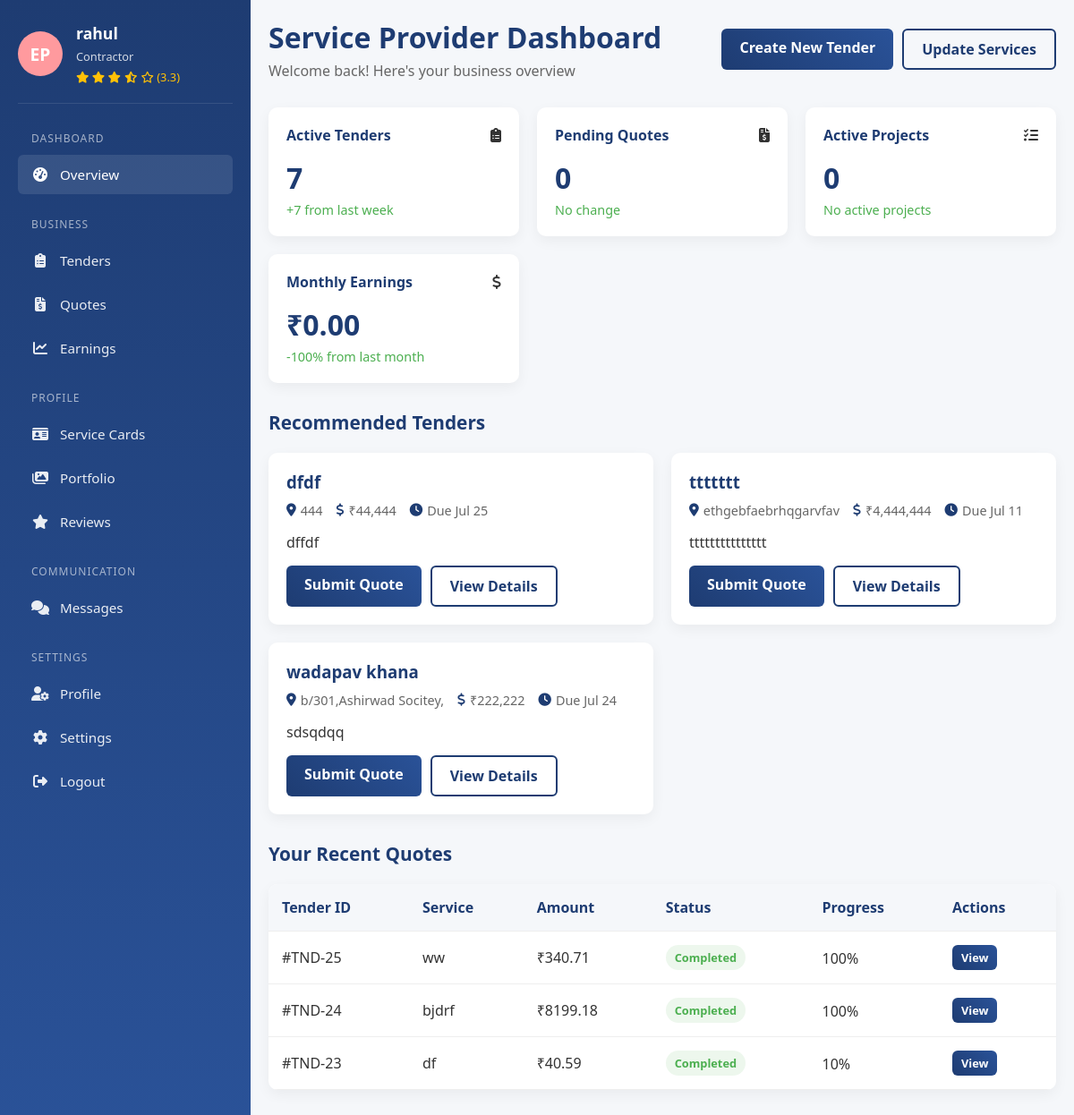
Page /service_dashboard/ (signed in) on the committed database.
### CommissionZeroApp/models.py (models this page shows, shortened)
class Tender(models.Model):
    SERVICE_CATEGORIES = [
        ('electrician', 'Electrician'),
        ('plumber', 'Plumber'),
        ('painter', 'Painter'),
        ('carpenter', 'Carpenter'),
        ('solar', 'Solar Electrician'),
    ]
    URGENCY_CHOICES = [
        ('urgent', 'Urgent (Within 24 hours)'),
        ('soon', 'Soon (Within a week)'),
        ('flexible', 'Flexible (No specific deadline)'),
    ]
    user = models.ForeignKey(User, on_delete=models.CASCADE)
    title = models.CharField(max_length=255)
    description = models.TextField()
    category = models.CharField(max_length=50, choices=SERVICE_CATEGORIES)
    budget = models.PositiveIntegerField(blank=True, null=True)
    urgency = models.CharField(max_length=20, choices=URGENCY_CHOICES)
    address = models.CharField(max_length=255)
    postcode = models.CharField(max_length=10)
    start_date = models.DateField(blank=True, null=True)
    deadline = models.DateField()
    notes = models.TextField(blank=True)
    images = models.ImageField(upload_to='tender_images/', blank=True, null=True)
    status = models.CharField(max_length=20, default='open')
    created_at = models.DateTimeField(auto_now_add=True)

class Quotation(models.Model):
    tender = models.ForeignKey(Tender, on_delete=models.CASCADE)
    provider = models.ForeignKey(User, on_delete=models.CASCADE)
    labor_cost = models.DecimalField(max_digits=10, decimal_places=2)
    material_cost = models.DecimalField(max_digits=10, decimal_places=2)
    misc_cost = models.DecimalField(max_digits=10, decimal_places=2)
    gst_amount = models.DecimalField(max_digits=10, decimal_places=2)
    convenience_fee = models.DecimalField(max_digits=10, decimal_places=2)
    total_cost = models.DecimalField(max_digits=12, decimal_places=2)
    status = models.CharField(max_length=20, default='pending')  # pending, accepted, rejected
    created_at = models.DateTimeField(auto_now_add=True)
    progress = models.PositiveIntegerField(default=0)

### CommissionZeroApp/views.py (the view)
# urls.py: path('service_dashboard/', views.service_dashboard, name='service_dashboard'),
@login_required
@role_required(['provider'])
def service_dashboard(request):
    provider = request.user
    now = datetime.now()
    one_week_ago = now - timedelta(days=7)
    one_month_ago = now - timedelta(days=30)
    active_tenders = Tender.objects.filter(status='open').exclude(
        quotation__provider=provider
    )
    active_tender_count = active_tenders.count()
    last_week_tenders = Tender.objects.filter(status='open', created_at__range=(one_week_ago, now)).exclude(
        quotation__provider=provider
    ).count()
    tender_change = active_tender_count - last_week_tenders
    pending_quotes = Quotation.objects.filter(provider=provider, status='pending')
    pending_count = pending_quotes.count()
    prev_day = now - timedelta(days=1)
    yesterday_pending = Quotation.objects.filter(provider=provider, status='pending', created_at__date=prev_day.date()).count()
    quote_change = pending_count - yesterday_pending
    active_projects = Quotation.objects.filter(provider=provider, status='accepted').count()
    this_month = Earning.objects.filter(provider=provider, date__year=now.year, date__month=now.month, status='Paid')
    last_month = Earning.objects.filter(
        provider=provider,
        date__year=one_month_ago.year,
        date__month=one_month_ago.month,
        status='Paid'
    )
    monthly_earnings = this_month.aggregate(total=Sum('amount'))['total'] or 0
    last_month_earnings = last_month.aggregate(total=Sum('amount'))['total'] or 0
    if last_month_earnings == 0:
        earning_change = None  # Cannot divide by zero
    else:
        earning_change = round(((monthly_earnings - last_month_earnings) / last_month_earnings) * 100)
    recent_quotes = Quotation.objects.filter(provider=provider).order_by('-created_at')[:3]
    recommended_tenders = Tender.objects.filter(status='open').exclude(quotation__provider=provider).order_by('-created_at')[:3]
    avg_rating = get_avg_rating(provider)
    return render(request, 'CommissionZeroApp/service_provider/service_dashboard.html', {
        'active_tenders': active_tender_count,
        'pending_quotes': pending_count,
        'active_projects': active_projects,
        'monthly_earnings': monthly_earnings,
        'recent_quotes': recent_quotes,
        'tender_change': tender_change,
        'quote_change': quote_change,
        'earning_change': earning_change,
        'recommended_tenders': recommended_tenders,
        'avg_rating': avg_rating,  # include it in context
    })

### CommissionZeroApp/templates/CommissionZeroApp/service_provider/service_dashboard.html (shortened to what this page needs)
{% block content %}
{% load humanize %}
{% load static %}
<!DOCTYPE html>
<html lang="en">
<head>
    <link rel="stylesheet" href="https://cdnjs.cloudflare.com/ajax/libs/font-awesome/6.4.0/css/all.min.css">
    <link rel="stylesheet" href="{% static 'css/service_provider/service_dashboard.css' %}">
</head>
<body>
    {% include "sidebar_service.html" %}
<div class="main-content">
    <div class="container">
        <div class="dashboard-header">
            <div class="header-title">
                <h1>Service Provider Dashboard</h1>
                <p>Welcome back! Here's your business overview</p>
            </div>
            <div class="header-actions">
                <a href="#" class="btn">Create New Tender</a>
                <a href="{% url 'add_service' %}" class="btn btn-outline">Update Services</a>
            </div>
        </div>
        <div class="stats-grid">
            <div class="stat-card">
                <div class="stat-header">
                    <h3>Active Tenders</h3>
                    <i class="fas fa-clipboard-list"></i>
                </div>
                <div class="stat-value">{{ active_tenders }}</div>
                <div class="stat-change">
                    {% if tender_change > 0 %}+{{ tender_change }} from last week
                    {% elif tender_change < 0 %}{{ tender_change }} from last week
                    {% else %}No change{% endif %}
                </div>
            </div>
            <div class="stat-card">
                <div class="stat-header">
                    <h3>Pending Quotes</h3>
                    <i class="fas fa-file-invoice-dollar"></i>
                </div>
                <div class="stat-value">{{ pending_quotes }}</div>
                <div class="stat-change">
                    {% if quote_change > 0 %}+{{ quote_change }} from yesterday
                    {% elif quote_change < 0 %}{{ quote_change }} from yesterday
                    {% else %}No change{% endif %}
                </div>
            </div>
            <div class="stat-card">
                <div class="stat-header">
                    <h3>Active Projects</h3>
                    <i class="fas fa-tasks"></i>
                </div>
                <div class="stat-value">{{ active_projects }}</div>
                <div class="stat-change">
                    {% if active_projects > 0 %}Ongoing{% else %}No active projects{% endif %}
                </div>
            </div>
            <div class="stat-card">
                <div class="stat-header">
                    <h3>Monthly Earnings</h3>
                    <i class="fas fa-dollar-sign"></i>
                </div>
                <div class="stat-value">₹{{ monthly_earnings|floatformat:2 }}</div>
                <div class="stat-change">
                    {% if earning_change is None %}No data
                    {% elif earning_change > 0 %}+{{ earning_change }}% from last month
                    {% elif earning_change < 0 %}{{ earning_change }}% from last month
                    {% else %}No change{% endif %}
                </div>
            </div>
        </div>
        <h2 class="section-title">Recommended Tenders</h2>
        <div class="tenders-grid">
            {% for tender in recommended_tenders %}
            <div class="tender-card">
                <h3>{{ tender.title }}</h3>
                <div class="tender-meta">
                    <div class="meta-item">
                        <i class="fas fa-map-marker-alt"></i>
                        <span>{{ tender.address }}</span>
                    </div>
                    <div class="meta-item">
                        <i class="fas fa-dollar-sign"></i>
                        <span>₹{{ tender.budget|intcomma }}</span>
                    </div>
                    <div class="meta-item">
                        <i class="fas fa-clock"></i>
                        <span>Due {{ tender.deadline|date:"M d" }}</span>
                    </div>
                </div>
                <p>{{ tender.description|truncatewords:20 }}</p>
                <div class="tender-actions">
                    <a href="{% url 'submit_quotation' tender.id %}" class="btn">Submit Quote</a>
                    <a href="{% url 'service_tenders' tender.id %}" class="btn btn-outline">View Details</a>
                </div>
            </div>
            {% empty %}
            <p>No tenders available right now.</p>
            {% endfor %}
        </div>
        <h2 class="section-title">Your Recent Quotes</h2>
        <div class="quotes-table">
          <table>
            <thead>
              <tr>
                <th>Tender ID</th>
                <th>Service</th>
                <th>Amount</th>
                <th>Status</th>
                <th>Progress</th>
                <th>Actions</th>
              </tr>
            </thead>
            <tbody>
              {% for quote in recent_quotes %}
              <tr>
                <td>#TND-{{ quote.tender.id }}</td>
                <td>{{ quote.tender.title }}</td>
                <td>₹{{ quote.total_cost }}</td>
                <td>
                  {% if quote.status == "pending" %}
                    <span class="status status-pending">Pending</span>
                  {% elif quote.status == "accepted" %}
                    <span class="status status-accepted">Accepted</span>
                  {% elif quote.status == "rejected" %}
                    <span class="status status-rejected">Rejected</span>
                  {% elif quote.status == "completed" %}
                    <span class="status status-accepted">Completed</span>
                  {% else %}
                    <span class="status status-other">{{ quote.status|capfirst }}</span>
                  {% endif %}
                </td>
                <td>
                  <div class="progress" style="height: 20px;">
                    <div class="progress-bar" role="progressbar"
                         style="width: {{ quote.progress }}%;" aria-valuenow="{{ quote.progress }}"
                         aria-valuemin="0" aria-valuemax="100">
                      {{ quote.progress }}%
                    </div>
                  </div>
                </td>
                <td>
                  <a href="{% url 'service_tenders' quote.tender.id %}" class="btn" style="padding: 5px 10px; font-size: 0.8rem;">
                    View
                  </a>
                </td>
              </tr>
              {% empty %}
              <tr>
                <td colspan="6" class="text-center">No quotes found.</td>
              </tr>
              {% endfor %}
            </tbody>
          </table>
        </div>
    </div>
</body>
</html>
{% endblock %}

### templates/sidebar_service.html (shortened to what this page needs)
{% block content %}
{% load static %}
<!DOCTYPE html>
<html lang="en">
<head>
  <link rel="stylesheet" href="https://cdnjs.cloudflare.com/ajax/libs/font-awesome/6.4.0/css/all.min.css">
  <link rel="stylesheet" href="{% static 'css/service_provider/sidebar_service.css' %}">
</head>
<body>
<aside class="provider-sidebar" id="sidebar">
  <div class="provider-profile">
    <div class="provider-avatar">EP</div>
    <div class="provider-info">
      <h3>{{ user.username }}</h3>
      <p>Contractor</p>
      <div class="provider-rating">
        {% if avg_rating %}
          {% for i in "12345" %}
            {% if forloop.counter <= avg_rating %}
              <i class="fas fa-star"></i>
            {% elif forloop.counter0 < avg_rating and avg_rating < forloop.counter %}
              <i class="fas fa-star-half-alt"></i>
            {% else %}
              <i class="far fa-star"></i>
            {% endif %}
          {% endfor %}
          <span>({{ avg_rating }})</span>
        {% else %}
          <span>No ratings yet</span>
        {% endif %}
      </div>
    </div>
  </div>
  {% url 'service_dashboard' as service_dashboard %}
  {% url 'tenders' as tenders %}
  {% url 'quotes' as quotes %}
  {% url 'earnings' as earnings %}
  {% url 'service_cards' as service_cards %}
  {% url 'portfolio' as portfolio %}
  {% url 'reviews_service' as reviews_service %}
  {% url 'messages_service' as messages_service %}
  {% url 'profile' as profile %}
  {% url 'settings_service' as settings_service %}
  <nav class="provider-menu">
    <div class="menu-category">Dashboard</div>
    <a href="{{ service_dashboard }}" class="menu-item {% if request.path == service_dashboard %}active{% endif %}">
      <i class="fas fa-tachometer-alt"></i><span>Overview</span>
    </a>
    <div class="menu-category">Business</div>
    <a href="{{ tenders }}" class="menu-item {% if request.path == tenders %}active{% endif %}">
      <i class="fas fa-clipboard-list"></i><span>Tenders</span>
    </a>
    <a href="{{ quotes }}" class="menu-item {% if request.path == quotes %}active{% endif %}">
      <i class="fas fa-file-invoice-dollar"></i><span>Quotes</span>
    </a>
    <a href="{{ earnings }}" class="menu-item {% if request.path == earnings %}active{% endif %}">
      <i class="fas fa-chart-line"></i><span>Earnings</span>
    </a>
    <div class="menu-category">Profile</div>
    <a href="{{ service_cards }}" class="menu-item {% if request.path == service_cards %}active{% endif %}">
      <i class="fas fa-id-card"></i><span>Service Cards</span>
    </a>
    <a href="{{ portfolio }}" class="menu-item {% if request.path == portfolio %}active{% endif %}">
      <i class="fas fa-images"></i><span>Portfolio</span>
    </a>
    <a href="{{ reviews_service }}" class="menu-item {% if request.path == reviews_service %}active{% endif %}">
      <i class="fas fa-star"></i><span>Reviews</span>
    </a>
    <div class="menu-category">Communication</div>
    <a href="{{ messages_service }}" class="menu-item {% if request.path == messages_service %}active{% endif %}">
      <i class="fas fa-comments"></i><span>Messages</span>
    </a>
    <div class="menu-category">Settings</div>
    <a href="{{ profile }}" class="menu-item {% if request.path == profile %}active{% endif %}">
      <i class="fas fa-user-cog"></i><span>Profile</span>
    </a>
    <a href="{{ settings_service }}" class="menu-item {% if request.path == settings_service %}active{% endif %}">
      <i class="fas fa-cog"></i><span>Settings</span>
    </a>
    <a href="{% url 'logout' %}" class="menu-item">
            <i class="fas fa-sign-out-alt"></i>
            <span>Logout</span>
        </a>
  </nav>
</aside>
</body>
</html>
{% endblock %}

### rows in the picture
Tender: title "dfdf", address "444", budget "44,444", deadline "Jul 25", description "dffdf"
Tender: title "ttttttt", address "ethgebfaebrhqgarvfav", budget "4,444,444", deadline "Jul 11", description "ttttttttttttttt"
Tender: title "wadapav khana", address "b/301,Ashirwad Socitey,", budget "222,222", deadline "Jul 24", description "sdsqdqq"
Quotation: tender.id "25", tender "ww", total_cost "340.71", status "Completed", progress "100"
Quotation: tender.id "24", tender "bjdrf", total_cost "8199.18", status "Completed", progress "100"
Quotation: tender.id "23", tender "df", total_cost "40.59", status "Completed", progress "10"

### other values in the picture
{{ user.username }} "rahul"
{{ avg_rating }} "3.3"
{{ active_tenders }} "7"
{{ tender_change }} "7"
{{ pending_quotes }} "0"
{{ active_projects }} "0"
{{ monthly_earnings|floatformat:2 }} "0.00"
{{ earning_change }} "-100"
